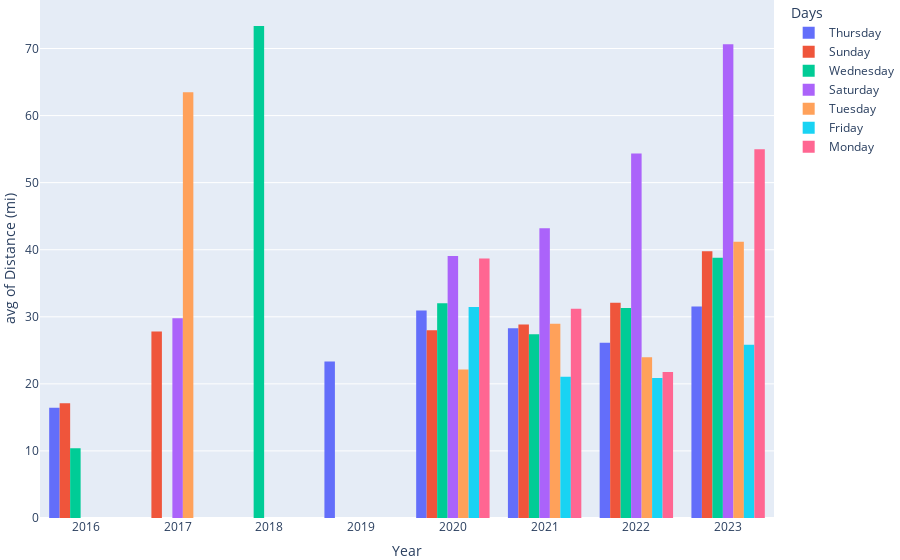

This figure's notebook cell:
### Code cell
fig = px.histogram(df.sort_values('Year'), x = "Year",y = "Distance (mi)",barmode='group',histfunc='avg',color="Days")

# reduce whitespace
fig.update_layout(margin={"r":0,"t":0,"l":0,"b":0})
# show the plot
fig.show()
